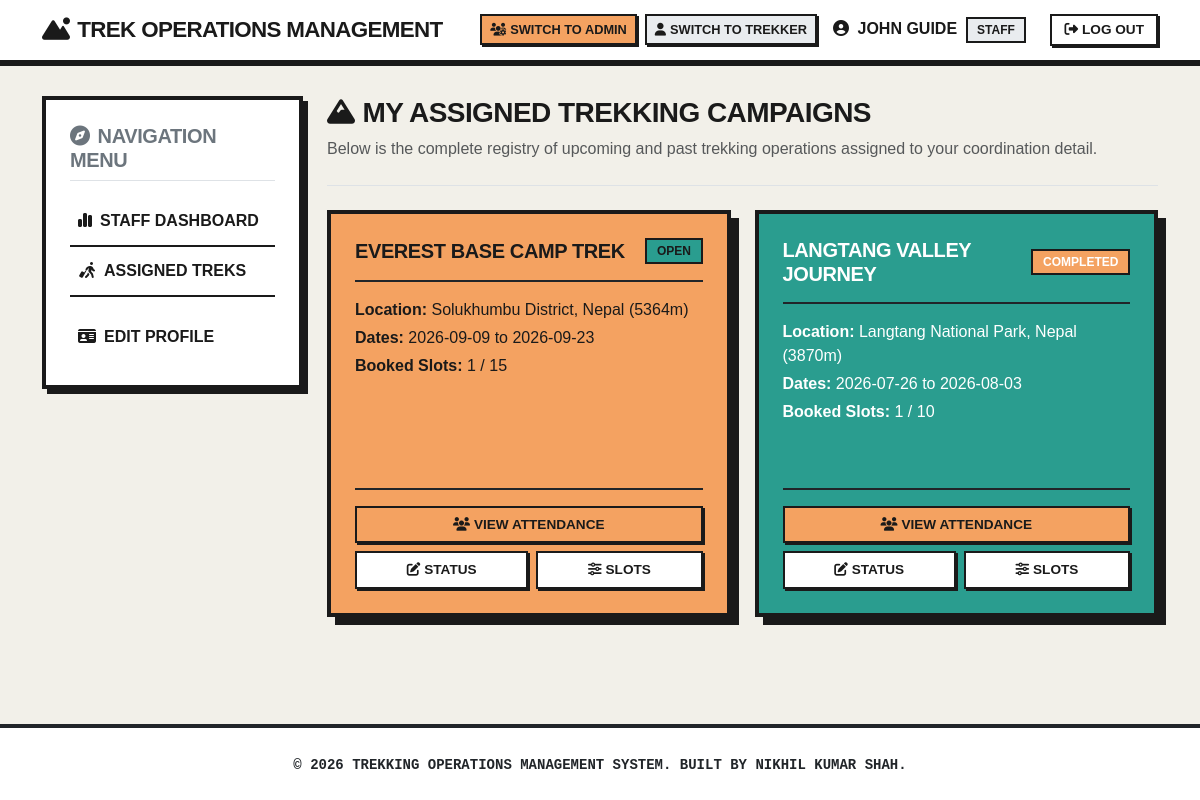
Screenshot of /staff/treks (signed in) with the database file from the repository.
### app/models/user.py (models this page shows, shortened)
class User(UserMixin, db.Model):
    __tablename__ = 'users'
    id = db.Column(db.Integer, primary_key=True)
    full_name = db.Column(db.String(100), nullable=False)
    email = db.Column(db.String(120), unique=True, nullable=False)
    phone = db.Column(db.String(20), nullable=False)
    password_hash = db.Column(db.String(256), nullable=False)
    role = db.Column(db.String(20), nullable=False, default='user')  # roles: admin, staff, user
    blood_group = db.Column(db.String(5), nullable=True)
    medical_conditions = db.Column(db.Text, nullable=True)
    emergency_contact_name = db.Column(db.String(100), nullable=True)
    emergency_contact_phone = db.Column(db.String(20), nullable=True)
    profile_image = db.Column(db.String(200), nullable=True)
    is_blacklisted = db.Column(db.Boolean, default=False, nullable=False)
    is_active = db.Column(db.Boolean, default=True, nullable=False)
    created_at = db.Column(db.DateTime, default=datetime.utcnow, nullable=False)
    bookings = db.relationship('Booking', backref='trekker', lazy=True, cascade='all, delete-orphan')
    staff_assignments = db.relationship('TrekStaffAssignment', backref='staff', lazy=True, cascade='all, delete-orphan')
    notifications = db.relationship('Notification', backref='user', lazy=True, cascade='all, delete-orphan')

### app/models/trek.py (models this page shows, shortened)
class Trek(db.Model):
    __tablename__ = 'treks'
    id = db.Column(db.Integer, primary_key=True)
    title = db.Column(db.String(100), nullable=False)
    location = db.Column(db.String(100), nullable=False)
    altitude = db.Column(db.Integer, nullable=False)  # in meters
    difficulty_level = db.Column(db.String(20), nullable=False)  # Easy, Moderate, Hard
    duration_days = db.Column(db.Integer, nullable=False)
    description = db.Column(db.Text, nullable=False)
    max_slots = db.Column(db.Integer, nullable=False)
    available_slots = db.Column(db.Integer, nullable=False)
    start_date = db.Column(db.Date, nullable=False)
    end_date = db.Column(db.Date, nullable=False)
    meeting_point = db.Column(db.String(150), nullable=False)
    trek_status = db.Column(db.String(30), default='Open', nullable=False)
    created_by = db.Column(db.Integer, db.ForeignKey('users.id'), nullable=False)
    created_at = db.Column(db.DateTime, default=datetime.utcnow, nullable=False)
    bookings = db.relationship('Booking', backref='trek', lazy=True, cascade='all, delete-orphan')
    staff_assignments = db.relationship('TrekStaffAssignment', backref='trek', lazy=True, cascade='all, delete-orphan')
    status_logs = db.relationship('TrekStatusLog', backref='trek', lazy=True, cascade='all, delete-orphan')

### app/routes/staff_routes.py (the view)
@staff_bp.route('/treks')
@login_required
@role_required('staff')
def list_treks():
    assignments = TrekStaffAssignment.query.filter_by(
        staff_id=current_user.id,
        assignment_status='Active'
    ).all()
    assigned_treks = []
    for assignment in assignments:
        assigned_treks.append(assignment.trek)
    return render_template('staff/treks.html', treks=assigned_treks)

### app/templates/staff/treks.html (shortened to what this page needs)
{% extends "base.html" %}
{% block content %}
<div class="mb-4 pb-2 border-bottom">
    <h3><i class="fa-solid fa-mountain me-2"></i>My Assigned Trekking Campaigns</h3>
    <p class="text-muted">Below is the complete registry of upcoming and past trekking operations assigned to your coordination detail.</p>
</div>
{% if treks %}
    <div class="row">
        {% for trek in treks %}
            {% set colors = ['yellow', 'blue', 'coral'] %}
            {% set color = colors[loop.index0 % 3] %}
            <div class="col-md-6 mb-4">
                <div class="brutalist-card brutalist-card--{{ color }} h-100 d-flex flex-column justify-content-between">
                    <div>
                        <div class="brutalist-card__header border-dark d-flex justify-content-between align-items-center mb-3">
                            <h5 class="text-uppercase font-weight-bold mb-0">{{ trek.title }}</h5>
                            {% if trek.trek_status == 'Open' %}
                                <span class="badge bg-success">Open</span>
                            {% elif trek.trek_status == 'Closed' %}
                                <span class="badge bg-secondary">Closed</span>
                            {% elif trek.trek_status == 'In Progress' %}
                                <span class="badge bg-info text-dark">In Progress</span>
                            {% elif trek.trek_status == 'Completed' %}
                                <span class="badge bg-primary">Completed</span>
                            {% else %}
                                <span class="badge bg-danger">Cancelled</span>
                            {% endif %}
                        </div>
                        <p class="mb-1"><strong>Location:</strong> {{ trek.location }} ({{ trek.altitude }}m)</p>
                        <p class="mb-1"><strong>Dates:</strong> {{ trek.start_date.strftime('%Y-%m-%d') }} to {{ trek.end_date.strftime('%Y-%m-%d') }}</p>
                        <p class="mb-3"><strong>Booked Slots:</strong> {{ trek.max_slots - trek.available_slots }} / {{ trek.max_slots }}</p>
                    </div>
                    <div class="d-flex flex-column gap-2 mt-3 pt-3 border-top border-2 border-dark">
                        <a href="{{ url_for('staff.list_participants', trek_id=trek.id) }}" class="brutalist-btn brutalist-btn-primary w-100 text-center" style="padding: 0.4rem; font-size: 0.85rem; box-shadow: 2px 2px 0 var(--ui-border); border-width: 2px; margin: 0;">
                            <i class="fa-solid fa-users me-1"></i>View Attendance
                        </a>
                        <div class="d-flex gap-2">
                            <a href="{{ url_for('staff.update_status', trek_id=trek.id) }}" class="brutalist-btn flex-fill text-center" style="background-color: var(--ui-card-bg) !important; color: var(--ui-text) !important; padding: 0.4rem; font-size: 0.85rem; box-shadow: 2px 2px 0 var(--ui-border); border-width: 2px; margin: 0;">
                                <i class="fa-solid fa-edit me-1"></i>Status
                            </a>
                            <a href="{{ url_for('staff.update_slots', trek_id=trek.id) }}" class="brutalist-btn flex-fill text-center" style="background-color: var(--ui-card-bg) !important; color: var(--ui-text) !important; padding: 0.4rem; font-size: 0.85rem; box-shadow: 2px 2px 0 var(--ui-border); border-width: 2px; margin: 0;">
                                <i class="fa-solid fa-sliders me-1"></i>Slots
                            </a>
                        </div>
                    </div>
                </div>
            </div>
        {% endfor %}
    </div>
{% else %}
    <div class="p-5 text-center text-muted border rounded bg-white shadow-sm">
        <i class="fa-solid fa-mountain-sun fa-3x mb-3 text-secondary"></i>
        <h5>No Assigned Trekking Campaigns</h5>
        <p>No treks have been scheduled to your crew detail yet.</p>
    </div>
{% endif %}
{% endblock %}

### app/templates/partials/navbar.html (shortened to what this page needs)
<nav class="navbar navbar-expand-lg navbar-light bg-white">
    <div class="container">
        <a class="navbar-brand" href="/">
            <i class="fa-solid fa-mountain-sun me-2"></i>Trek Operations Management
        </a>
        <div class="collapse navbar-collapse" id="navbarNav">
            <ul class="navbar-nav ms-auto align-items-center">
                {% if current_user.is_authenticated %}
                    {% if current_user.role != 'admin' %}
                        <li class="nav-item">
                            <a class="brutalist-btn brutalist-btn-primary me-2" style="padding: 0.25rem 0.5rem; font-size: 0.8rem; margin: 0; box-shadow: 2px 2px 0 var(--ui-border); border-width: 2px;" href="{{ url_for('auth.switch_role', role='admin') }}">
                                <i class="fa-solid fa-users-gear me-1"></i>Switch to Admin
                            </a>
                        </li>
                    {% endif %}
                    {% if current_user.role != 'user' %}
                        <li class="nav-item">
                            <a class="brutalist-btn brutalist-btn-secondary me-2" style="padding: 0.25rem 0.5rem; font-size: 0.8rem; margin: 0; box-shadow: 2px 2px 0 var(--ui-border); border-width: 2px;" href="{{ url_for('auth.switch_role', role='user') }}">
                                <i class="fa-solid fa-user me-1"></i>Switch to Trekker
                            </a>
                        </li>
                    {% endif %}
                    <li class="nav-item">
                        <span class="nav-link text-dark me-3">
                            <i class="fa-solid fa-user-circle me-1"></i>
                            {{ current_user.full_name }}
                            <span class="badge bg-secondary ms-1 text-uppercase" style="font-size: 0.75rem;">
                                {{ current_user.role }}
                            </span>
                        </span>
                    </li>
                    <li class="nav-item">
                        <a class="brutalist-btn" style="padding: 0.25rem 0.75rem; font-size: 0.85rem; margin: 0; box-shadow: 2px 2px 0 var(--ui-border); border-width: 2px;" href="{{ url_for('auth.logout') }}">
                            <i class="fa-solid fa-right-from-bracket me-1"></i>Log Out
                        </a>
                    </li>
                {% endif %}
            </ul>
        </div>
    </div>
</nav>

### app/static/css/base.css (style rules this page uses)
:root { --ui-bg: #f2f0e9; --ui-card-bg: #ffffff; --ui-text: #1a1a1a; --ui-accent: #e63946; --ui-border: #1a1a1a; --bauhaus-yellow: #f4a261; --bauhaus-blue: #2a9d8f; --bauhaus-coral: #e76f51; --brutalist-shadow-offset: 8px; --brutalist-border-width: 4px; }
body { background-color: var(--ui-bg); color: var(--ui-text); font-family: 'Space Grotesk', sans-serif; min-height: 100vh; display: flex; flex-direction: column; }
h1, h2, h3, h4, h5, h6 { font-family: 'Space Grotesk', sans-serif; font-weight: 700; text-transform: uppercase; letter-spacing: -0.02em; color: var(--ui-text); }

### app/static/css/components.css (style rules this page uses)
.brutalist-card { border: var(--brutalist-border-width) solid var(--ui-border); background-color: var(--ui-card-bg); padding: 1.5rem; box-shadow: var(--brutalist-shadow-offset) var(--brutalist-shadow-offset) 0 var(--ui-border); transition: all 0.2s cubic-bezier(0.19, 1, 0.22, 1); margin-bottom: 2rem; }
.brutalist-card--yellow { background-color: var(--bauhaus-yellow) !important; color: var(--ui-text) !important; }
.brutalist-card--yellow h1, .brutalist-card--yellow h2, .brutalist-card--yellow h3, .brutalist-card--yellow h4, .brutalist-card--yellow h5, .brutalist-card--yellow h6, .brutalist-card--yellow p, .brutalist-card--yellow small, .brutalist-card--yellow span, .brutalist-card--yellow div { color: var(--ui-text) !important; }
.brutalist-card--blue { background-color: var(--bauhaus-blue) !important; color: #ffffff !important; }
.brutalist-card--blue h1, .brutalist-card--blue h2, .brutalist-card--blue h3, .brutalist-card--blue h4, .brutalist-card--blue h5, .brutalist-card--blue h6, .brutalist-card--blue p, .brutalist-card--blue small, .brutalist-card--blue span, .brutalist-card--blue div, .brutalist-card--blue .brutalist-card__alert { color: #ffffff !important; }
.brutalist-card__header { display: flex; align-items: center; gap: 1rem; margin-bottom: 1.25rem; border-bottom: 2px solid var(--ui-border); padding-bottom: 1rem; }
.brutalist-btn { display: inline-block; padding: 0.75rem 1.5rem; text-align: center; font-size: 0.95rem; font-weight: 700; text-transform: uppercase; border: 3px solid var(--ui-border); background-color: var(--ui-card-bg); color: var(--ui-text); position: relative; transition: all 0.15s ease; box-shadow: 4px 4px 0 var(--ui-border); text-decoration: none; cursor: pointer; }
.brutalist-btn-primary { background-color: var(--bauhaus-yellow); }
.brutalist-btn-secondary { background-color: #e9ecef; }
.navbar { border-bottom: 6px solid var(--ui-border) !important; background-color: #ffffff !important; }
.navbar-brand { font-weight: 900 !important; text-transform: uppercase; color: var(--ui-text) !important; letter-spacing: -0.03em; font-size: 1.4rem; }
.nav-link { color: var(--ui-text) !important; font-weight: 700; text-transform: uppercase; }
.badge { border-radius: 0 !important; border: 2px solid var(--ui-border); font-weight: 700; text-transform: uppercase; padding: 0.4em 0.8em !important; }
.bg-primary { background-color: var(--bauhaus-yellow) !important; color: var(--ui-text) !important; }
.bg-success { background-color: var(--bauhaus-blue) !important; color: #ffffff !important; }
.bg-secondary { background-color: #e9ecef !important; color: var(--ui-text) !important; }

### rows the page displays
User: full_name "JOHN GUIDE", role "STAFF"
Trek: title "EVEREST BASE CAMP TREK", trek_status "OPEN", location "Solukhumbu District, Nepal", altitude "5364", start_date "2026-09-09", end_date "2026-09-23", trek.max_slots-trek.available_slots "1", max_slots "15"
Trek: title "LANGTANG VALLEY JOURNEY", trek_status "COMPLETED", location "Langtang National Park, Nepal", altitude "3870", start_date "2026-07-26", end_date "2026-08-03", trek.max_slots-trek.available_slots "1", max_slots "10"
